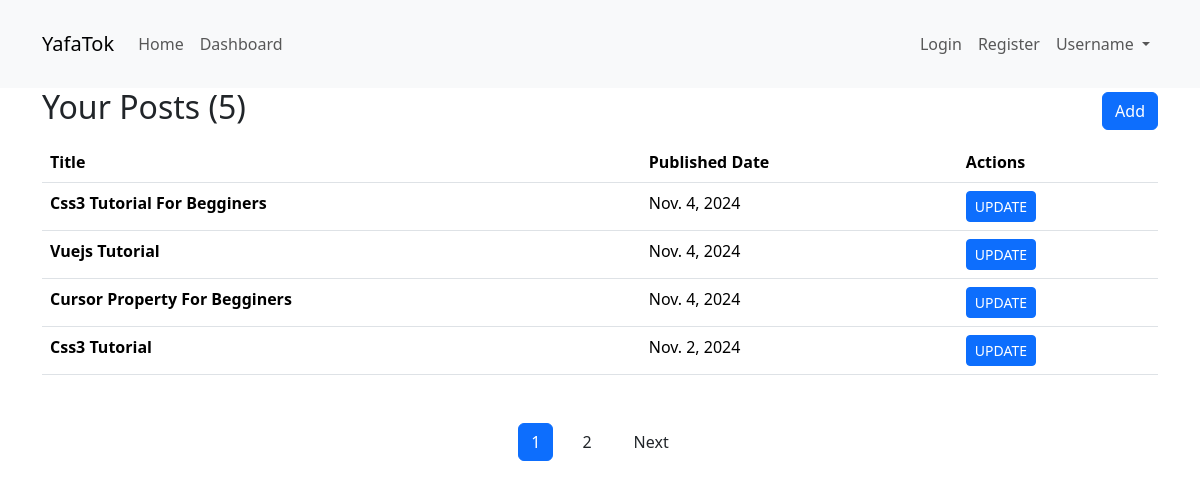
Page /dashboard/ (signed in) on the earlier database version.
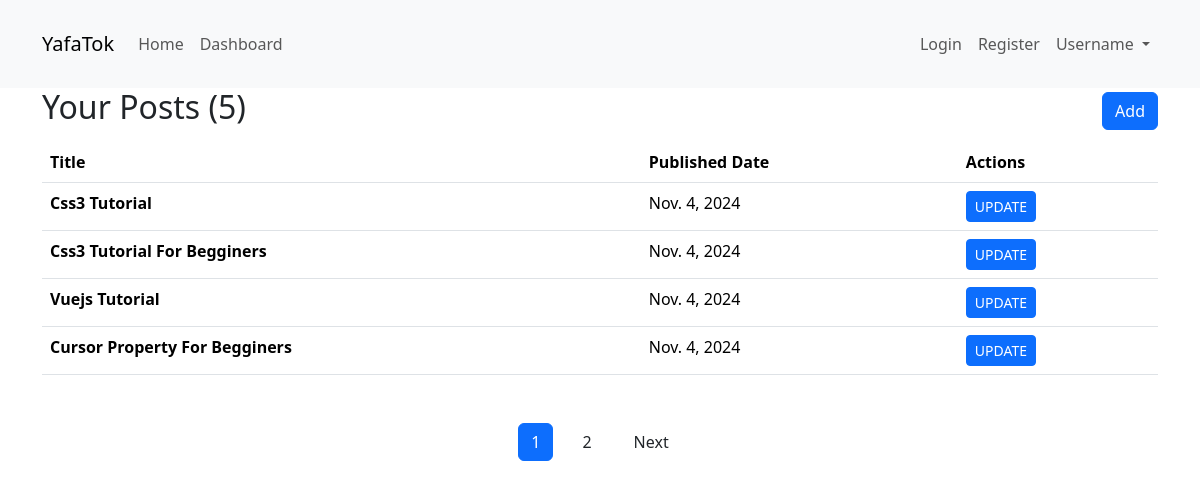
Same page on the later database version.
### posts/models.py (models this page shows, shortened)
class Post(models.Model):
    title = models.CharField(max_length=255)
    description = models.TextField()
    image = models.ImageField(upload_to="posts")
    user = models.ForeignKey(User, on_delete=models.CASCADE)
    tags = models.ManyToManyField(Tag)
    created_at = models.DateField(auto_now_add=True)
    updated_at = models.DateField(auto_now=True)

### posts/views.py (the view)
# urls.py: path("dashboard/", views.index, name="posts.index"),
def index(request: HttpRequest) -> HttpResponse:
    page_number = request.GET.get("p", 1)
    current_user_posts = Post.objects.filter(user=request.user)
    posts = Paginator(current_user_posts.order_by("-updated_at"), 4).get_page(
        page_number
    )
    return render(
        request,
        "posts/index.html",
        {"posts": posts, "count": current_user_posts.count()},
    )

### posts/templates/posts/index.html
{% extends "base.html" %}
{% block body %}
<div class="d-flex justify-content-between align-items-center">
    <h2>Your Posts ({{count}})</h2>
    <a href="{% url "posts.create" %}" class="btn btn-primary">Add</a>
</div>
<div>
    <table class="mt-2 table">
        <thead>
            <tr>
                <th scope="col">Title</th>
                <th scope="col">Published Date</th>
                <th scope="col">Actions</th>
            </tr>
        </thead>
        <tbody>
            {% for post in posts %}
                <tr>
                    <th scope="row">{{post.title|title}}</th>
                    <td>{{post.updated_at|date}}</td>
                    <td>
                        <a class='btn btn-primary btn-sm' href="{% url "posts.update" id=post.id %}">UPDATE</a>
                    </td>
                </tr>
                {% empty %}
                <th colspan="3" scope='row'>Don't have any posts</th>
            {% endfor %}
        </tbody>
    </table>
    {% if count > 4 %}
        {% include "posts/includes/posts-pagination.html" %}
    {% endif %}
</div>
{% endblock body %}

Differences in the rows shown:
changed Post "Css3 Tutorial": updated_at "Nov. 2, 2024" → "Nov. 4, 2024"; moves up the list
